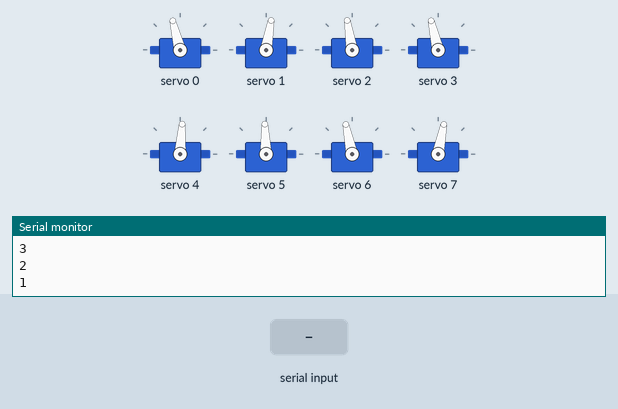
Bench run of a sketch on a simulated ESP32. Shown: 8 × servo, the last lines printed to the serial monitor. Inputs (shaded band) come from the test bench.

Above: at 12.2 s.
12.3 s: "2" received over Serial
At 14.68 s:
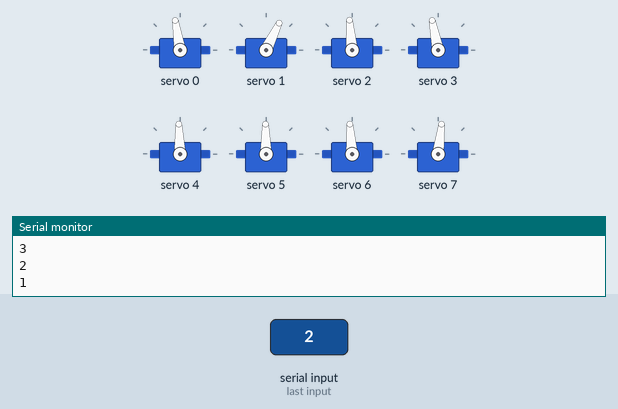
15.3 s: "1" received over Serial
18.3 s: "0" received over Serial
At 18.8 s:
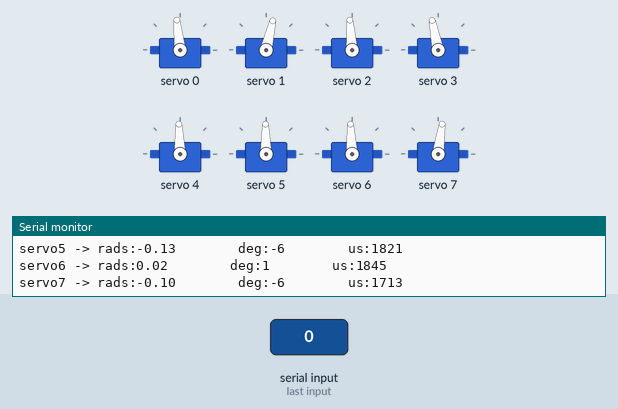
Timing chart, 0 to 21.3 s (numbered marks = the images above; inputs shaded):
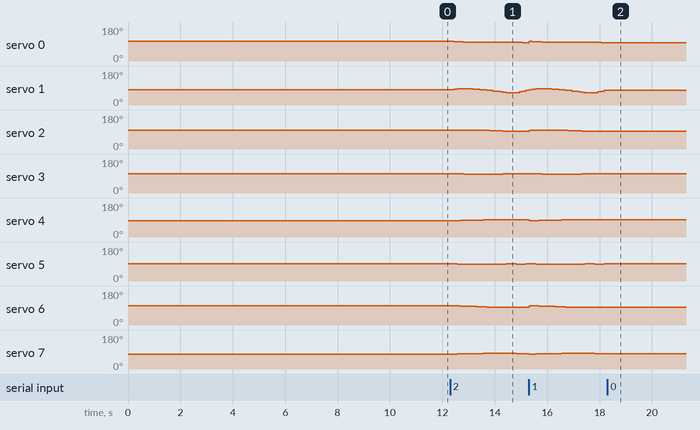

Measured:
- after the input at 12.3 s, servo 0: 104° → 102° after 0.13 s, → 101° 0.13 s later, → 100° 0.25 s later, → 99° 0.38 s later, … (8 changes in this stretch); servo 1: 80° → 83° after 0.13 s, → 85° 0.13 s later, → 87° 0.12 s later, → 86° 0.25 s later, … (21 changes in this stretch)
- after the input at 18.3 s, servo 0: stops changing and stays 96°; servo 1: stops changing and stays 77°; servo 2: stops changing and stays 94°; servo 3: stops changing and stays 101°; servo 4: stops changing and stays 92°

The sketch:

2D_SS_lift_59.ino
```cpp
// HOW TO:
// ------------------------------
// Serial input = 2 -> Steps through gait sequence once and stops at the end.
// Serial input = 1 -> Steps through gait sequence in a loop.
// Serial input = 0 -> Stops infinite loop at the node where it is at that moment

//Gait template
#include <Wire.h>
#include <Adafruit_PWMServoDriver.h>

Adafruit_PWMServoDriver pca9685 = Adafruit_PWMServoDriver();

#define SERVO_FREQ 300
#define SER0 0 //Hip 1
#define SER1 1 //Knee 1
#define SER2 2 //Hip 2
#define SER3 3 //Knee 2
#define SER4 4 //Hip 3
#define SER5 5 //Knee 3
#define SER6 6 //Hip 4
#define SER7 7 //Knee 4

// Insert servo angles here:
// For 3D gaits, these angles are obtained from linearisation.py
// For 2D gaits, these angles are obtained from 2D_trajectory_reader.py
float SS_servo0[] = {-0.24528684, -0.22267432, -0.20374664, -0.18662729, -0.17398091, -0.16576346, -0.15754602, -0.14932857, -0.14111113, -0.13289368, -0.12467624, -0.11880082, -0.12398851, -0.12917621, -0.1343639 , -0.13955159, -0.14473928, -0.1534081 , -0.1565027 , -0.151472  , -0.13615117, -0.11203073, -0.08426831, -0.05489879, -0.02627093, -0.00545854, -0.00172943, -0.00380057, -0.00825382, -0.0108413 , -0.01602449, -0.01875845, -0.0163916 , -0.01337537, -0.01614532, -0.01891528, -0.02168523, -0.02445519, -0.03039079, -0.03990323, -0.04941567, -0.05901164, -0.07045478, -0.08374338, -0.09868843, -0.11326656, -0.12753828, -0.14233968, -0.14440684, -0.13759806, -0.13103076, -0.128574  , -0.13010554, -0.13412388, -0.14067716, -0.14753924, -0.15161395, -0.15750507, -0.16316505, -0.16451927, -0.16554815, -0.16741985, -0.16927489, -0.17089059, -0.17250629, -0.17412199, -0.17573769, -0.17735339, -0.17896909, -0.18058479, -0.18336195, -0.19160404, -0.19984613, -0.20808822, -0.21633031, -0.2245724 , -0.23478417, -0.24019015, -0.23980712, -0.23367049, -0.22496179, -0.21549554, -0.21319127, -0.21473753, -0.21653625, -0.21808143, -0.21962661, -0.22079485, -0.22166597, -0.22298877, -0.22892447, -0.24018254};
float SS_servo1[] = {0.17575763, 0.11724699, 0.06816423, 0.02478064, 0.01573144, 0.04067874, 0.06562605, 0.09057335, 0.11552066, 0.14046797, 0.16541527, 0.19663884, 0.2575098 , 0.31838077, 0.37925174, 0.44012271, 0.50099367, 0.55197113, 0.57441433, 0.56368215, 0.51311321, 0.43045029, 0.33654347, 0.24529415, 0.17022973, 0.12194835, 0.10463916, 0.0980484 , 0.10003105, 0.09929166, 0.10310942, 0.10153181, 0.09026936, 0.07761512, 0.0751139 , 0.07261267, 0.07011144, 0.06761022, 0.07068471, 0.08005918, 0.08943366, 0.09913623, 0.11057833, 0.12489337, 0.13616821, 0.14609013, 0.15341801, 0.15545834, 0.14880695, 0.12456882, 0.10204283, 0.08828494, 0.08277692, 0.08215846, 0.08633812, 0.09194334, 0.09434312, 0.0989004 , 0.10226906, 0.09742247, 0.09300059, 0.09074993, 0.08853382, 0.08681377, 0.08509373, 0.08337368, 0.08165363, 0.07993359, 0.07821354, 0.07649349, 0.07751006, 0.0914029 , 0.10529575, 0.11918859, 0.13308144, 0.14697429, 0.16367478, 0.16953855, 0.16496162, 0.15024668, 0.13143087, 0.11185101, 0.1063844 , 0.10768423, 0.11105538, 0.11429537, 0.11753536, 0.1210745 , 0.12484945, 0.12947734, 0.14085765, 0.16693975};
float SS_servo2[] = { 0.104584  ,  0.11320915,  0.11141608,  0.10679255,  0.10240074,  0.09823838,  0.09407602,  0.08991366,  0.0857513 ,  0.08158894,  0.07742659,  0.07190185,  0.05994157,  0.0479813 ,  0.03602103,  0.02406076,  0.01210049,  0.00191522, -0.00205257, -0.00440506, -0.00742854, -0.00935551, -0.01540306, -0.02629491, -0.03945316, -0.04936044, -0.05521584, -0.05797612, -0.05715064, -0.05454098, -0.04984625, -0.04867086, -0.05227438, -0.05659562, -0.06060948, -0.06462334, -0.0686372 , -0.07265106, -0.07669638, -0.08077726, -0.08485814, -0.08896703, -0.09526027, -0.10020063, -0.10789425, -0.11656385, -0.12577831, -0.13782861, -0.15379365, -0.18454595, -0.22064525, -0.25976409, -0.29799174, -0.33285038, -0.36389267, -0.38972991, -0.40282873, -0.40540858, -0.40020078, -0.38849355, -0.36597179, -0.34020803, -0.31411743, -0.28333441, -0.2525514 , -0.22176838, -0.19098537, -0.16020235, -0.12941934, -0.09863632, -0.06787373, -0.03720722, -0.00654072,  0.02412579,  0.0547923 ,  0.08545881,  0.11229938,  0.12264561,  0.12662648,  0.12570085,  0.12449731,  0.12319408,  0.1237421 ,  0.12817215,  0.13083066,  0.1318722 ,  0.13291374,  0.13162506,  0.1284996 ,  0.12494474,  0.11922401,  0.11127789};
float SS_servo3[] = {0.15232275, 0.12113861, 0.10384815, 0.09237039, 0.08297022, 0.0756272 , 0.06828418, 0.06094115, 0.05359813, 0.0462551 , 0.03891208, 0.03509372, 0.04792496, 0.0607562 , 0.07358744, 0.08641867, 0.09924991, 0.11024468, 0.10820202, 0.10335941, 0.1008357 , 0.09631343, 0.10053696, 0.11478112, 0.1345209 , 0.1487943 , 0.15097682, 0.14581278, 0.13711381, 0.12587169, 0.10967608, 0.1001665 , 0.10102357, 0.10327151, 0.10334747, 0.10342344, 0.10349941, 0.10357537, 0.10286436, 0.10126414, 0.09966391, 0.09827631, 0.09929703, 0.09674187, 0.09337264, 0.09137831, 0.08850679, 0.08498122, 0.1063645 , 0.15783359, 0.22500179, 0.30902361, 0.39671358, 0.47853711, 0.55266349, 0.61471695, 0.63981671, 0.63561655, 0.61411751, 0.58154943, 0.51198129, 0.42188289, 0.33703569, 0.32757671, 0.31811773, 0.30865874, 0.29919976, 0.28974077, 0.28028179, 0.27082281, 0.26013068, 0.24363641, 0.22714214, 0.21064787, 0.1941536 , 0.17765933, 0.14538942, 0.11908728, 0.10702108, 0.10641353, 0.10746295, 0.109564  , 0.10762165, 0.09674809, 0.09107225, 0.08908541, 0.08709856, 0.09095147, 0.09940757, 0.10869867, 0.11994505, 0.13989618};
float SS_servo4[] = { 0.2085576 ,  0.19207548,  0.17361057,  0.15593756,  0.14213233,  0.13215682,  0.12218131,  0.1122058 ,  0.10223029,  0.09225478,  0.08227927,  0.07399258,  0.0736834 ,  0.07337421,  0.07306503,  0.07275585,  0.07244667,  0.07343862,  0.06952023,  0.06208466,  0.05529885,  0.04874495,  0.04619948,  0.04774453,  0.05208049,  0.05658777,  0.05761276,  0.05432492,  0.04496504,  0.03342628,  0.02490519,  0.01562568,  0.00685714, -0.00142115, -0.00687043, -0.01231972, -0.017769  , -0.02321829, -0.02612086, -0.02614592, -0.02617097, -0.02562805, -0.01865069, -0.00388764,  0.01160604,  0.03212487,  0.06025268,  0.07869   ,  0.07883053,  0.06119891,  0.04142861,  0.022927  ,  0.00529269, -0.01192177, -0.02965051, -0.04786691, -0.06676347, -0.08776745, -0.10972393, -0.12781765, -0.13888473, -0.14791214, -0.1561593 , -0.153205  , -0.1502507 , -0.1472964 , -0.1443421 , -0.1413878 , -0.1384335 , -0.1354792 , -0.12974873, -0.11095588, -0.09216303, -0.07337018, -0.05457732, -0.03578447, -0.01361633,  0.01699954,  0.05102643,  0.08777063,  0.12320076,  0.15423493,  0.17660741,  0.19331967,  0.20127435,  0.20487038,  0.20846641,  0.20695642,  0.20142162,  0.19544467,  0.18944334,  0.2012362 };
float SS_servo5[] = {-0.13402808, -0.11410786, -0.09740426, -0.08226737, -0.07246769, -0.0679527 , -0.0634377 , -0.05892271, -0.05440772, -0.04989273, -0.04537774, -0.04353845, -0.05433851, -0.06513856, -0.07593862, -0.08673867, -0.09753872, -0.10915575, -0.11124138, -0.10576304, -0.10063157, -0.09574779, -0.09862606, -0.10962159, -0.12539247, -0.14040054, -0.15219059, -0.15633287, -0.14438249, -0.12695048, -0.11635842, -0.10468688, -0.09330041, -0.08295244, -0.08002631, -0.07710019, -0.07417406, -0.07124793, -0.07436177, -0.08430015, -0.09423853, -0.1051719 , -0.13121388, -0.17407338, -0.22507583, -0.28715617, -0.36728101, -0.43450974, -0.44619939, -0.42053827, -0.38921271, -0.36005243, -0.33250703, -0.30594323, -0.27866419, -0.2495723 , -0.2166239 , -0.18092778, -0.14410486, -0.11480868, -0.10509764, -0.10394601, -0.10255899, -0.09779266, -0.09302634, -0.08826002, -0.0834937 , -0.07872737, -0.07396105, -0.06919473, -0.07006409, -0.09745042, -0.12483675, -0.15222308, -0.17960941, -0.20699573, -0.25012517, -0.31997778, -0.39509947, -0.47240613, -0.53801   , -0.58207273, -0.59221323, -0.58596649, -0.54081883, -0.4758046 , -0.41079036, -0.33212765, -0.24270653, -0.15722865, -0.09778582, -0.11795212};
float SS_servo6[] = {0.22006697, 0.20388115, 0.1879348 , 0.17296393, 0.15966633, 0.14802552, 0.13638471, 0.1247439 , 0.11310309, 0.10146229, 0.08982148, 0.07926824, 0.07385241, 0.06843658, 0.06302076, 0.05760493, 0.0521891 , 0.04765185, 0.04238147, 0.03869731, 0.03652219, 0.03337617, 0.02954791, 0.02486289, 0.0195631 , 0.01536303, 0.01583153, 0.02246964, 0.0497085 , 0.08593038, 0.12455814, 0.16392643, 0.20362763, 0.24151013, 0.26730256, 0.29309499, 0.31888742, 0.34467986, 0.36135742, 0.36773613, 0.37411484, 0.37972803, 0.37456721, 0.36430787, 0.34626152, 0.32588185, 0.3014886 , 0.27229857, 0.26588853, 0.26138854, 0.25619173, 0.25062042, 0.24506437, 0.24002796, 0.23571451, 0.23188977, 0.22968198, 0.22846389, 0.22630835, 0.21768892, 0.21041306, 0.20511235, 0.19988598, 0.19572695, 0.19156792, 0.18740889, 0.18324986, 0.17909082, 0.17493179, 0.17077276, 0.16752248, 0.16854806, 0.16957363, 0.1705992 , 0.17162478, 0.17265035, 0.17308423, 0.17228349, 0.17008743, 0.16691064, 0.16571575, 0.16595464, 0.16686786, 0.16075836, 0.15869019, 0.15863613, 0.15858207, 0.16406808, 0.17392106, 0.18544273, 0.20061812, 0.21522339};
float SS_servo7[] = {-0.19973948, -0.18046243, -0.16888111, -0.15923768, -0.15047378, -0.14258075, -0.13468772, -0.12679469, -0.11890166, -0.11100863, -0.1031156 , -0.09668078, -0.09713412, -0.09758747, -0.09804082, -0.09849417, -0.09894752, -0.09937754, -0.09875446, -0.10087721, -0.10509898, -0.10711904, -0.10737405, -0.10571934, -0.10194642, -0.09929676, -0.10996824, -0.13426581, -0.1967953 , -0.27676959, -0.36182946, -0.4476449 , -0.52913511, -0.60185174, -0.63057967, -0.65930759, -0.68803551, -0.71676343, -0.71480044, -0.67815992, -0.6415194 , -0.602283  , -0.53287429, -0.45137908, -0.35836939, -0.26881842, -0.18657737, -0.11733756, -0.11512346, -0.11675521, -0.11574616, -0.11348779, -0.11106287, -0.10977362, -0.11024593, -0.11087282, -0.11229159, -0.11720055, -0.12093794, -0.1112372 , -0.10306804, -0.09832199, -0.09366456, -0.09027927, -0.08689397, -0.08350867, -0.08012337, -0.07673808, -0.07335278, -0.06996748, -0.06800261, -0.07272115, -0.07743968, -0.08215822, -0.08687676, -0.09159529, -0.09619958, -0.09957554, -0.09900273, -0.09506931, -0.09405612, -0.09512812, -0.09779873, -0.08722636, -0.0833029 , -0.08310804, -0.08291318, -0.09282089, -0.11069196, -0.13194586, -0.16293648, -0.18866623};

int node=0;
int first=0;
int input=0;
int end_time=0;
int time_step=120000; //was 120000
int steps = sizeof(SS_servo0)/sizeof(SS_servo0[0]);
int one_print = 0;

// -------------------Joint configurations-------------------
int servo0=0;
int servo0_deg=0;
int servo1=0;
int servo1_deg=0;
int servo2=0;
int servo2_deg=0;
int servo3=0;
int servo3_deg=0;
int servo4=0;
int servo4_deg=0;
int servo5=0;
int servo5_deg=0;
int servo6=0;
int servo6_deg=0;
int servo7=0;
int servo7_deg=0;

void setup() {
  Serial.begin(115200);
  pca9685.begin();

  pca9685.setOscillatorFrequency(27000000); //Value between 24MHz and 27MHz, tuned for this setup
  pca9685.setPWMFreq(SERVO_FREQ);
  delay (1000);

  servo0_deg=SS_servo0[0]/3.14159265*180;
  servo0=map(servo0_deg,-38,90,2200,1030);
  servo1_deg=SS_servo1[0]/3.14159265*180;
  servo1=map(servo1_deg,-90,90,2600,950);
  servo2_deg=SS_servo2[0]/3.14159265*180;
  servo2=map(servo2_deg,-38,90,1510,2730);
  servo3_deg=SS_servo3[0]/3.14159265*180;
  servo3=map(servo3_deg,-90,90,1100,2700);
  servo4_deg=SS_servo4[0]/3.14159265*180;
  servo4=map(servo4_deg,-90,38,2700,1500);
  servo5_deg=SS_servo5[0]/3.14159265*180;
  servo5=map(servo5_deg,-90,90,2600,930);
  servo6_deg=SS_servo6[0]/3.14159265*180;
  servo6=map(servo6_deg,-90,38,850,2250);
  servo7_deg=SS_servo7[0]/3.14159265*180;
  servo7=map(servo7_deg,-90,90,920,2620);

  pca9685.setPWM(SER0,0,servo0);
  pca9685.setPWM(SER1,0,servo1);
  pca9685.setPWM(SER2,0,servo2);
  pca9685.setPWM(SER3,0,servo3);
  pca9685.setPWM(SER4,0,servo4);
  pca9685.setPWM(SER5,0,servo5);
  pca9685.setPWM(SER6,0,servo6);
  pca9685.setPWM(SER7,0,servo7);

  Serial.print("Node:");
  Serial.println(node);
  Serial.print("servo0 -> rads:");
  Serial.print(SS_servo0[node]);
  Serial.print("        deg:");
  Serial.print(servo0_deg);
  Serial.print("        us:");
  Serial.println(servo0);
  Serial.print("servo1 -> rads:");
  Serial.print(SS_servo1[node]);
  Serial.print("        deg:");
  Serial.print(servo1_deg);
  Serial.print("        us:");
  Serial.println(servo1);
  Serial.print("servo2 -> rads:");
  Serial.print(SS_servo2[node]);
  Serial.print("        deg:");
  Serial.print(servo2_deg);
  Serial.print("        us:");
  Serial.println(servo2);
  Serial.print("servo3 -> rads:");
  Serial.print(SS_servo3[node]);
  Serial.print("        deg:");
  Serial.print(servo3_deg);
  Serial.print("        us:");
  Serial.println(servo3);
  Serial.print("servo4 -> rads:");
  Serial.print(SS_servo4[node]);
  Serial.print("        deg:");
  Serial.print(servo4_deg);
  Serial.print("        us:");
  Serial.println(servo4);
  Serial.print("servo5 -> rads:");
  Serial.print(SS_servo5[node]);
  Serial.print("        deg:");
  Serial.print(servo5_deg);
  Serial.print("        us:");
  Serial.println(servo5);
  Serial.print("servo6 -> rads:");
  Serial.print(SS_servo6[node]);
  Serial.print("        deg:");
  Serial.print(servo6_deg);
  Serial.print("        us:");
  Serial.println(servo6);
  Serial.print("servo7 -> rads:");
  Serial.print(SS_servo7[node]);
  Serial.print("        deg:");
  Serial.print(servo7_deg);
  Serial.print("        us:");
  Serial.println(servo7);

  Serial.println("10");
  delay(1000);
  Serial.println("9");
  delay(1000);
  Serial.println("8");
  delay(1000);
  Serial.println("7");
  delay(1000);
  Serial.println("6");
  delay(1000);
  Serial.println("5");
  delay(1000);
  Serial.println("4");
  delay(1000);
  Serial.println("3");
  delay(1000);
  Serial.println("2");
  delay(1000);
  Serial.println("1");
  delay(1000);

}

void loop()
{
  if(Serial.available()>0)
  {
    first=Serial.read();
    if(first=='2')
    {
      input=2;
      node=0;
      one_print=1;
    }
    if(first=='1')
    {
      input=1;
      node=0;
      one_print=1;
    }
    if(first=='0')
    {
      input=0;
    }
  }
  if(input==1 or input==2)
  {
      if(esp_timer_get_time()>=end_time)
      {
        servo0_deg=SS_servo0[node]/3.14159265*180;
        servo0=map(servo0_deg,-38,90,2200,1030);
        servo1_deg=SS_servo1[node]/3.14159265*180;
        servo1=map(servo1_deg,-90,90,2600,950);
        servo2_deg=SS_servo2[node]/3.14159265*180;
        servo2=map(servo2_deg,-38,90,1510,2730);
        servo3_deg=SS_servo3[node]/3.14159265*180;
        servo3=map(servo3_deg,-90,90,1100,2700);
        servo4_deg=SS_servo4[node]/3.14159265*180;
        servo4=map(servo4_deg,-90,38,2700,1500);
        servo5_deg=SS_servo5[node]/3.14159265*180;
        servo5=map(servo5_deg,-90,90,2600,930);
        servo6_deg=SS_servo6[node]/3.14159265*180;
        servo6=map(servo6_deg,-90,38,850,2250);
        servo7_deg=SS_servo7[node]/3.14159265*180;
        servo7=map(servo7_deg,-90,90,920,2620);

        pca9685.setPWM(SER0,0,servo0);
        pca9685.setPWM(SER1,0,servo1);
        pca9685.setPWM(SER2,0,servo2);
        pca9685.setPWM(SER3,0,servo3);
        pca9685.setPWM(SER4,0,servo4);
        pca9685.setPWM(SER5,0,servo5);
        pca9685.setPWM(SER6,0,servo6);
        pca9685.setPWM(SER7,0,servo7);

        node+=1;
        if(node>=steps and input==1)
        {
          Serial.print("Input:");
          Serial.println(input);
          node=0;
        }
        if(node>=steps and input==2)
        {
          Serial.print("Input:");
          Serial.println(input);
          input=0;
        }
         end_time=esp_timer_get_time()+time_step;
      }
   }

  if(input == 0)
  {
        pca9685.setPWM(SER0,0,servo0);
        pca9685.setPWM(SER1,0,servo1);
        pca9685.setPWM(SER2,0,servo2);
        pca9685.setPWM(SER3,0,servo3);
        pca9685.setPWM(SER4,0,servo4);
        pca9685.setPWM(SER5,0,servo5);
        pca9685.setPWM(SER6,0,servo6);
        pca9685.setPWM(SER7,0,servo7);

        if(one_print==1)
        {
          Serial.print("Input:");
          Serial.println(input);
          Serial.print("Node:");
          Serial.println(node);
          Serial.print("servo0 -> rads:");
          Serial.print(SS_servo0[node]);
          Serial.print("        deg:");
          Serial.print(servo0_deg);
          Serial.print("        us:");
          Serial.println(servo0);
          Serial.print("servo1 -> rads:");
          Serial.print(SS_servo1[node]);
          Serial.print("        deg:");
          Serial.print(servo1_deg);
          Serial.print("        us:");
          Serial.println(servo1);
          Serial.print("servo2 -> rads:");
          Serial.print(SS_servo2[node]);
          Serial.print("        deg:");
          Serial.print(servo2_deg);
          Serial.print("        us:");
          Serial.println(servo2);
          Serial.print("servo3 -> rads:");
          Serial.print(SS_servo3[node]);
          Serial.print("        deg:");
          Serial.print(servo3_deg);
          Serial.print("        us:");
          Serial.println(servo3);
          Serial.print("servo4 -> rads:");
          Serial.print(SS_servo4[node]);
          Serial.print("        deg:");
          Serial.print(servo4_deg);
          Serial.print("        us:");
          Serial.println(servo4);
          Serial.print("servo5 -> rads:");
          Serial.print(SS_servo5[node]);
          Serial.print("        deg:");
          Serial.print(servo5_deg);
          Serial.print("        us:");
          Serial.println(servo5);
          Serial.print("servo6 -> rads:");
          Serial.print(SS_servo6[node]);
          Serial.print("        deg:");
          Serial.print(servo6_deg);
          Serial.print("        us:");
          Serial.println(servo6);
          Serial.print("servo7 -> rads:");
          Serial.print(SS_servo7[node]);
          Serial.print("        deg:");
          Serial.print(servo7_deg);
          Serial.print("        us:");
          Serial.println(servo7);
          one_print=0;
        }

  }
}
```
